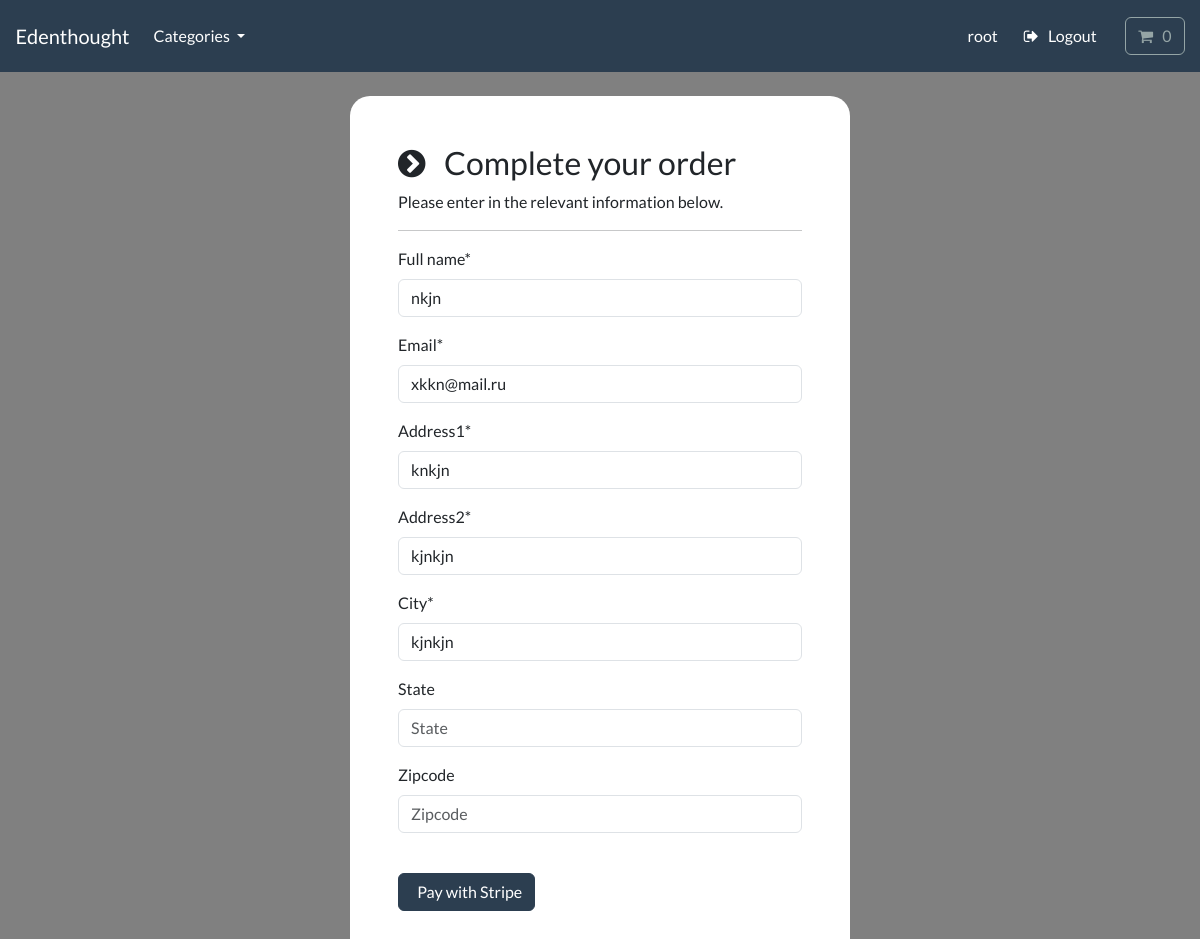
The app's page /payment/checkout (signed in) with its own data.
### payment/models.py (models this page shows, shortened)
class ShippingAdress(models.Model):
    full_name = models.CharField(max_length=300)
    email=models.EmailField(max_length=255)
    address1=models.CharField(max_length=300)
    address2 = models.CharField(max_length=300)
    city=models.CharField(max_length=255)
    state=models.CharField(max_length=255,null=True, blank=True)
    zipcode=models.CharField(max_length=255,null=True, blank=True)
    user=models.ForeignKey(User, on_delete=models.CASCADE, null=True, blank=True)
    class Meta:
        verbose_name_plural="Shipping Adress"

### payment/views.py (the view)
# urls.py: path('checkout', views.checkout, name='checkout'),
def checkout(request):
    if request.user.is_authenticated:
        try:
            shipping_address = ShippingAdress.objects.get(user=request.user)
            form = ShippingForm(instance=shipping_address)
            context = {'form': form}
            return render(request, 'payment/checkout.html', context=context)
        except ShippingAdress.DoesNotExist:
            form = ShippingForm()
            context = {'form': form}
            return render(request, 'payment/checkout.html', context=context)
    else:
        form = ShippingForm()
        context = {'form': form}
        return render(request, 'payment/checkout.html', context=context)

### payment/forms.py
class ShippingForm(forms.ModelForm):
    class Meta:
        model=ShippingAdress
        fields = ['full_name', 'email', 'address1', 'address2', 'city', 'state', 'zipcode']
        exclude=['user',]
        labels = {'full_name': 'Full name*','email':'Email*', 'address1': 'Address1*','address2': 'Address2*', 'city':'City*' }
        widgets = {
            field: forms.TextInput(attrs={"class":"form-control validate", 'placeholder': field.capitalize(), 'autocomplete':'off'}) for field in fields
            if field != 'email'
        }
        widgets['email'] = forms.EmailInput(attrs={"class": "form-control validate", 'placeholder': 'Email', 'autocomplete':'off'})

### cart/cart.py (called while the page is built)
    def __len__(self):
        return sum(item['qty'] for item in self.cart.values())

### cart/context_processors.py (called while the page is built)
def cart(request):
    return {'cart':Cart(request)}

### store/models.py (called while the page is built)
    def get_absolute_url(self):
        return reverse('list-category', args=[self.slug])

### store/views.py (called while the page is built)
def categories(request):
    all_categories=Category.objects.all()
    return {'all_categories':all_categories}

### payment/templates/payment/checkout.html (shortened to what this page needs)
{% include "store/base.html" %}
{% load static %}
{% block content %}
    <body>
        <br>
        <div class="container bg-white shadow-md p-5" style="width:500px; border-radius:20px;">
            <form id="form" action="{% url 'complete-order' %}" method="post">
                <div>
                    <h3> <i class="fa fa-chevron-circle-right" aria-hidden="true"></i> &nbsp; Complete your order </h3>
                    <p> Please enter in the relevant information below. </p>
                    <hr>
                    <div class="form-field">
                        {% for f in form %}
                        <p><label class="form-label" for="{{ f.id_for_label }}" >{{f.label}}</label>{{ f }}</p>
                        {% endfor %}
                    </div>
                <br>
               <button id="complete-order-stripe" type="submit" class="btn btn-primary navbar-btn text-white" name="stripe-payment" value="stripe-payment"> &nbsp; Pay with Stripe </button>
            </form>
        </div>
        <br>
    </body>
{% endblock %}

### store/templates/store/base.html (shortened to what this page needs)
{% load static %}
<!DOCTYPE html>
<html>
    <head>
        <link rel="stylesheet" href="https://bootswatch.com/5/flatly/bootstrap.min.css">
        <link type="text/css" href="{% static 'css/styles.css' %}" rel="stylesheet" />
        <link rel="stylesheet" href="https://cdnjs.cloudflare.com/ajax/libs/font-awesome/4.7.0/css/font-awesome.min.css">
    </head>
    <nav class="navbar navbar-expand-lg bg-primary justify-content-center">
        <a class="navbar-brand main-heading text-white" href="{% url 'store' %}">
        &nbsp; &nbsp; Edenthought
        </a>
        <div class="collapse navbar-collapse" id="navbarCollapse">
            <ul class="navbar-nav me-auto mb-2 mb-md-0">
                <li class="nav-item dropdown">
                    <a class="nav-link dropdown-toggle text-white" href="#" id="navbarDropdown" role="button"
                    data-bs-toggle="dropdown" aria-expanded="false">
                        Categories
                    </a>
                </li>
            </ul>
        </div>
        <div class="collapse navbar-collapse text-center" id="navbarNavDropdown">
            <ul class="navbar-nav ms-auto">
                <li class="nav-item">
                    {% if user.is_authenticated %}
                    <a class="btn btn-alert navbar-btn text-white" type="button"  href="{% url 'dashboard' %}">
                        {{user.username}} </a>
                    {% else %}
                        <a class="btn btn-alert navbar-btn text-white" type="button"  href="{% url 'register' %}"> Register </a>
                    {% endif %}
                </li>
                <li class="nav-item">
                    {% if user.is_authenticated %}
                    <a class="btn btn-alert navbar-btn text-white" type="button"  href="{% url 'user-logout' %}"><i class="fa fa-sign-out" aria-hidden="true"></i> &nbsp; Logout </a>
                    {% else %}
                    <a class="btn btn-alert navbar-btn text-white" type="button"  href="{% url 'my-login' %}"> Login </a>
                    {% endif %}
                </li>
                <li class="nav-item">
                    <a type="button" role="button" href="{% url 'cart-summary' %}" class="btn btn-outline-secondary">
                        <i class="fa fa-shopping-cart" aria-hidden="true"> </i>
                            <div id="cart-qty" class="d-inline-flex">
                                {% with qty_amount=cart|length %}
                                    {% if qty_amount > 0 %}
                                        {{ qty_amount }}
                                    {% else %}
                                        0
                                    {% endif %}
                                {% endwith %}
                            </div>
                    </a>
                </li>
            </ul>
        </div>
    </nav>
    <body>
    </body>
</html>

### payment/templates/payment/checkout.html (style rules this page uses)
body { background-color: gray; }

### records on screen
ShippingAdress: form "nkjn" "xkkn@mail.ru" "knkjn" "kjnkjn" "kjnkjn"

### other values on screen
{{ user.username }} "root"
{{ f.label }} "Full name*" "Email*" "Address1*" "Address2*" "City*" "State" "Zipcode"
